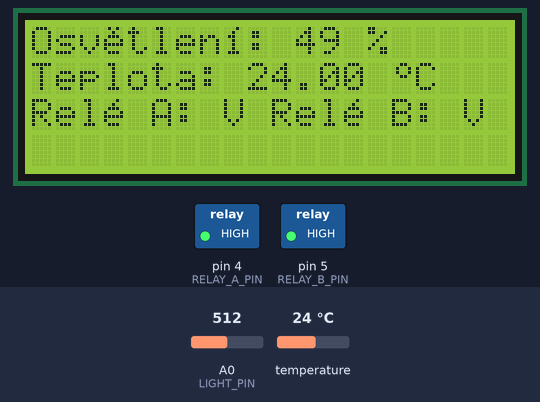
Bench run of a sketch on a simulated Arduino Uno, built with avr-gcc and run on an emulated ATmega328P. Shown: 20×4 character LCD, switched loads named in the sketch (green lamp = pin HIGH). The test bench sets the inputs (shaded band); at power-on: temperature 24 °C, A0 (LIGHT_PIN) = 512. What the sketch prints to the serial monitor is not drawn.

Above: at 1.3 s.
1.4 s: temperature set to 12 °C
At 2.2 s:
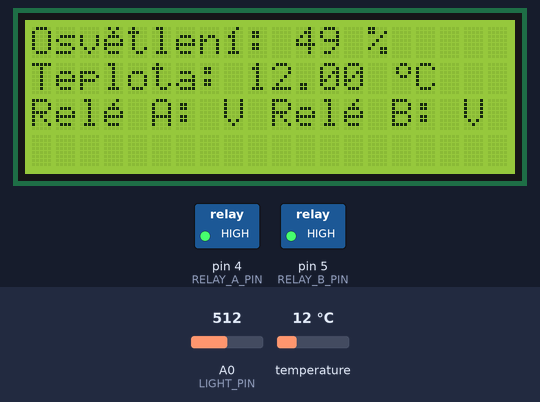
2.9 s: A0 (LIGHT_PIN) set to 716
At 4.1 s:
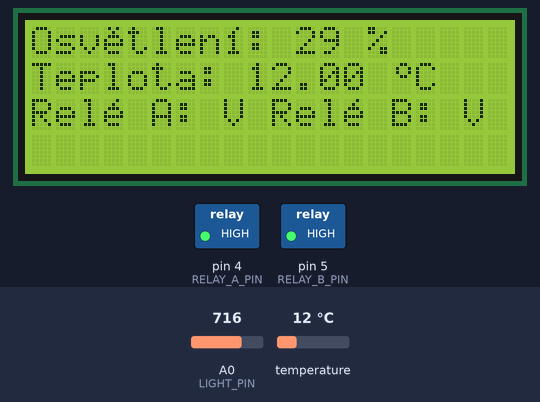
4.4 s: temperature set to 19 °C
5.9 s: A0 (LIGHT_PIN) set to 900
At 7.2 s:
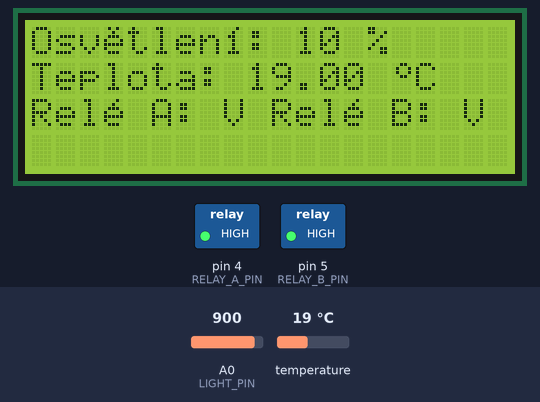
7.5 s: temperature set to 28 °C
At 8.0 s:
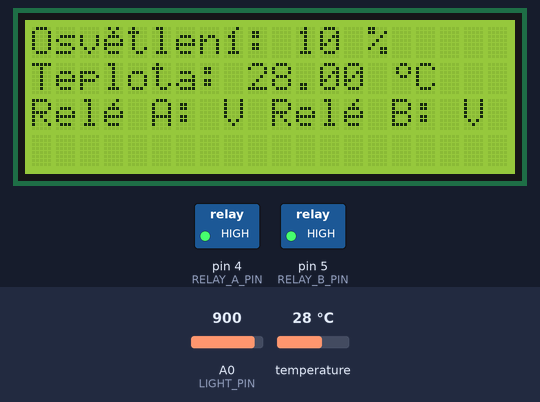
9.0 s: A0 (LIGHT_PIN) set to 1023
At 10.1 s:
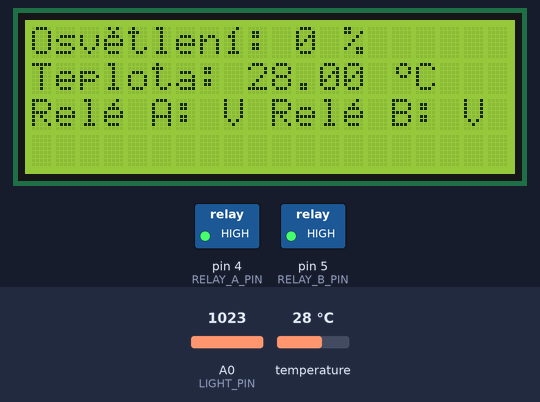
Timing chart, 0 to 11.5 s (numbered marks = the images above; inputs shaded):
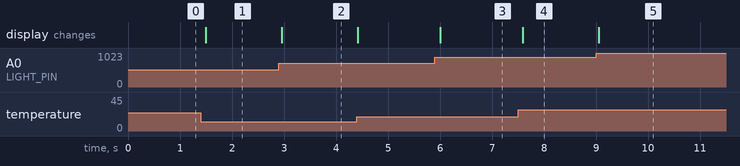

Measured:
- after the input at 1.4 s, the display: changes after 0.09 s (image 1)
- after the input at 2.9 s, the display: changes after 0.05 s (image 2)
- after the input at 5.9 s, the display: changes after 0.10 s (image 3)
- after the input at 7.5 s, the display: changes after 0.09 s (image 4)
- after the input at 9.0 s, the display: changes after 0.05 s (image 5)

The sketch:

homeController.ino
```cpp
#include <OneWire.h>
#include <LiquidCrystal.h>

// light sensor
int LIGHT_PIN = 0; // analog
int lastLightValue = 0;

// relay
int RELAY_A_PIN = 4;
int RELAY_B_PIN = 5;
int relayAState = HIGH;
int relayBState = HIGH;

//Temperature chip i/o
int THERMO_PIN = 2;
OneWire ds(THERMO_PIN);
float lastTemperatureValue = 0;

// lcd(RS,Enable, D4, D5, D6, D7)
LiquidCrystal lcd(6, 7, 8, 9, 10, 11);

// input string from serial
String inputString = "";
boolean inputStringComplete = false;

char command = '-';

void parseSerialInput();
void processLightSensor();
void processTemperatureSensor();

void publishLight();
void publishRelayA();
void publishRelayB();
void publishTemperature();

bool forceUpdate = true;
bool firstRun = true;

byte charEhacek[8] = {
	B01010,
	B00100,
	B01110,
	B10001,
	B11111,
	B10000,
	B01110,
	B00000
};
int E_S_HACKEM = 0;

byte charEcarka[8] = {
	B00010,
	B00100,
	B01110,
	B10001,
	B11111,
	B10000,
	B01110,
	B00000
};
int E_S_CARKOU = 1;

byte charIcarka[8] = {
	B00010,
	B00100,
	B01100,
	B00100,
	B00100,
	B00100,
	B01110,
	B00000
};
int I_S_CARKOU = 2;

byte charStupen[8] = {
	B00110,
	B01001,
	B01001,
	B00110,
	B00000,
	B00000,
	B00000
};
int STUPEN = 3;

void setup() {
	lcd.createChar(E_S_CARKOU, charEcarka);
	lcd.createChar(E_S_HACKEM, charEhacek);
	lcd.createChar(I_S_CARKOU, charIcarka);
	lcd.createChar(STUPEN, charStupen);

	lcd.begin(20, 4);
	lcd.noCursor();
	lcd.home();

	lcd.write("Nastavovani...");

	Serial.begin(9600);
	inputString.reserve(200);

	pinMode(RELAY_A_PIN, OUTPUT);
	digitalWrite(RELAY_A_PIN, relayAState);
	pinMode(RELAY_B_PIN, OUTPUT);
	digitalWrite(RELAY_B_PIN, relayBState);

	lastTemperatureValue = getTemp();
	lastLightValue = getLight();

	lcd.home();
	lcd.write("Cekam na pripojeni");

	while (!Serial) {
	}

	publishLight();
	publishTemperature();
	publishRelayA();
	publishRelayB();

	lcd.clear();
}

void loop() {

	parseSerialInput();

	/*if (inputStringComplete) {
		lcd.setCursor(0, 3);
		lcd.print(inputString);
		for (int i = inputString.length(); i < 20; i++) {
			lcd.print(" ");
		}
		inputString = "";
		inputStringComplete = false;
	}*/

	processLightSensor();

	processTemperatureSensor();

	if (forceUpdate) {
		lcd.clear();
		lcd.noCursor();
		publishLight();
		publishRelayA();
		publishRelayB();
		publishTemperature();
		forceUpdate = false;
	}

	firstRun = false;
	delay(100);
}

void processLightSensor() {
	int sensorValue = getLight();
	if (abs(lastLightValue - sensorValue) > 1 || firstRun) {
		lastLightValue = sensorValue;
		publishLight();
	}
}

void publishLight() {
	lcd.setCursor(0, 0);
	lcd.print("Osv");
	lcd.write(E_S_HACKEM);
	lcd.print("tlen");
	lcd.write(I_S_CARKOU);
	lcd.print(": ");
	lcd.print(lastLightValue);
	lcd.print(" %");
	if (lastLightValue < 10) lcd.print(" ");
	else if (lastLightValue < 100) lcd.print(" ");
	for (int i = 16; i < 20; i++) {
		lcd.print(" ");
	}

	Serial.print(":l:");
	Serial.println(lastLightValue);
}

int getLight() {
	int sensorValue = analogRead(LIGHT_PIN);
	sensorValue = constrain(sensorValue, 0, 1000);
	sensorValue = map(sensorValue, 0, 1000, 0, 100);
	return 100 - sensorValue;
}

void processTemperatureSensor() {
	float temperature = getTemp();
	if (temperature == -1000) return;
	if (abs(lastTemperatureValue - temperature) > 0.1 || firstRun) {
		lastTemperatureValue = temperature;
		publishTemperature();
	}
}

void publishTemperature() {
	lcd.setCursor(0, 1);
	lcd.print("Teplota: ");
	lcd.print(lastTemperatureValue);
	lcd.print(" ");
	lcd.write(STUPEN);
	lcd.print("C");
	for (int i = 16; i < 20; i++) {
		lcd.print(" ");
	}

	Serial.print(":t:");
	Serial.println(lastTemperatureValue);
}

void parseSerialInput() {
	inputString = "";
	while (Serial.available()) {
		char inChar = (char) Serial.read();
		if (command != '-' && inChar != ':') {
			switch (command) {
				case 'r':
					if (inChar == '1') {
						relayAState = LOW;
					} else {
						relayAState = HIGH;
					}
					publishRelayA();
					break;
				case 's':
					if (inChar == '1') {
						relayBState = LOW;
					} else {
						relayBState = HIGH;
					}
					publishRelayB();
					break;
			}
			command = '-';
		} else {
			if (command == '-') command = inChar;
			if (command == 'u') {
				forceUpdate = true;
				command = '-';
			}
		}
		inputString += inChar;
		inputStringComplete = true;
	}
}

void publishRelayA() {
	lcd.setCursor(0, 2);
	lcd.print("Rel");
	lcd.write(E_S_CARKOU);
	lcd.print(" A: ");
	lcd.print(relayAState ? "V" : "Z");

	digitalWrite(RELAY_A_PIN, relayAState);

	Serial.print(":r:");
	Serial.println(!relayAState);
}

void publishRelayB() {
	lcd.setCursor(10, 2);
	lcd.print("Rel");
	lcd.write(E_S_CARKOU);
	lcd.print(" B: ");
	lcd.print(relayBState ? "V" : "Z");

	digitalWrite(RELAY_B_PIN, relayBState);

	Serial.print(":s:");
	Serial.println(!relayBState);
}

float getTemp() {
	//returns the temperature from one DS18S20 in DEG Celsius

	byte data[12];
	byte addr[8];

	if (!ds.search(addr)) {
		//no more sensors on chain, reset search
		ds.reset_search();
		return -1000;
	}

	if (OneWire::crc8(addr, 7) != addr[7]) {
		Serial.println("CRC is not valid!");
		return -1000;
	}

	if (addr[0] != 0x10 && addr[0] != 0x28) {
		Serial.print("Device is not recognized");
		return -1000;
	}

	ds.reset();
	ds.select(addr);
	ds.write(0x44, 1); // start conversion, with parasite power on at the end

	byte present = ds.reset();
	ds.select(addr);
	ds.write(0xBE); // Read Scratchpad

	for (int i = 0; i < 9; i++) { // we need 9 bytes
		data[i] = ds.read();
	}

	ds.reset_search();

	byte MSB = data[1];
	byte LSB = data[0];
	float CONT_REMAIN = data[6];
	float CONT_PER_C = data[7];

	float tempRead = ((MSB << 8) | LSB); //using two's compliment

	int TReading = (MSB << 8) + LSB;

	int SignBit = TReading & 0x8000; // test most sig bit
	if (SignBit) // negative
	{
		TReading = (TReading ^ 0xffff) + 1; // 2's comp
	}
	int Tc_100 = (6 * TReading) + TReading / 4;

	float TemperatureSum = (float) Tc_100 / 100.0;

	return TemperatureSum;
}
```
